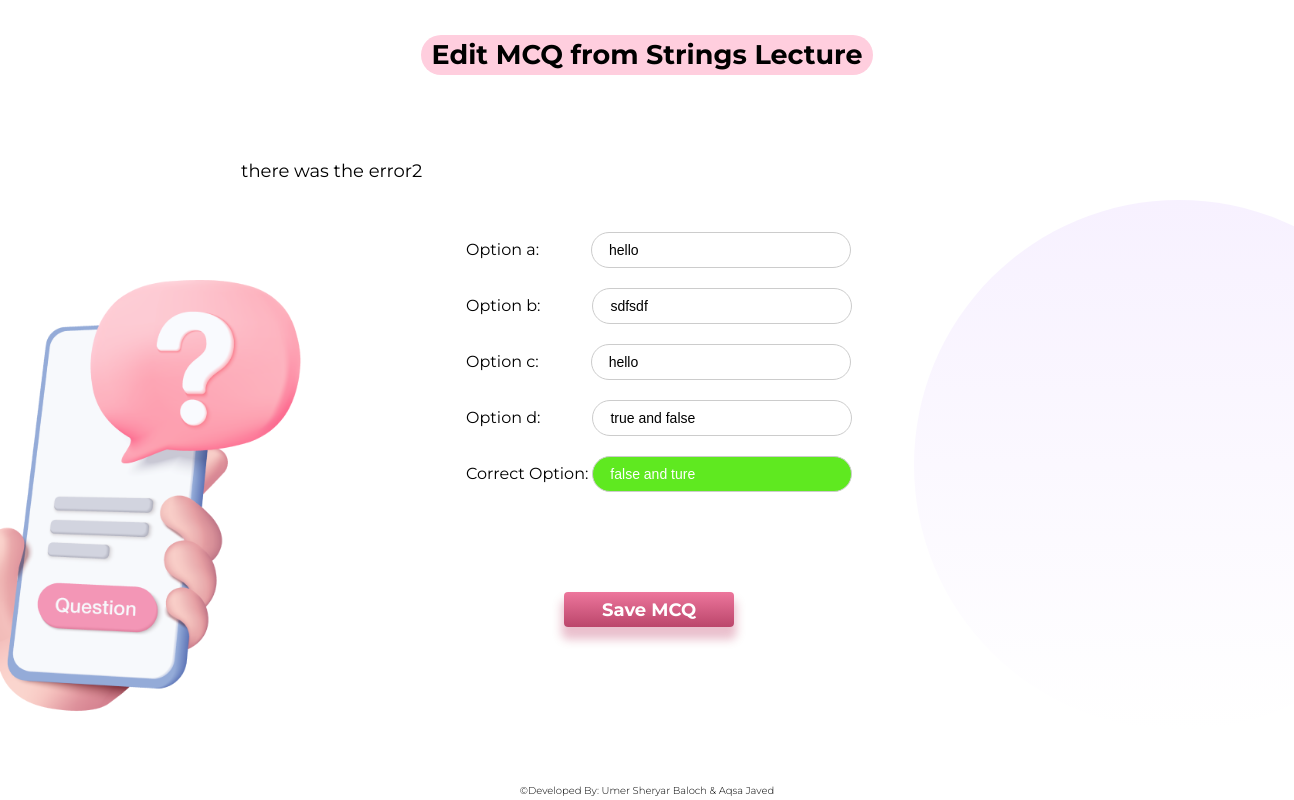
The page /edit_mcq/35/12/27/ (signed in) on the database its author committed.
### main/models.py (models this page shows, shortened)
class Lecture(models.Model):
    lecture_id = models.IntegerField(default=1)
    topic = models.CharField(max_length=255, null=True)
    date_delivered = models.DateField(null=True)
    teacher = models.ForeignKey(Teacher, on_delete=models.CASCADE)
    course = models.ForeignKey(Course, on_delete=models.CASCADE)
    class Meta:
        unique_together = ('lecture_id', 'course')

class Question(models.Model):
    s_no = models.IntegerField(default=1)
    question = models.TextField()
    option_1 = models.TextField()
    option_2 = models.TextField()
    option_3 = models.TextField()
    option_4 = models.TextField()
    correct_option = models.TextField()
    lecture = models.ForeignKey(Lecture, on_delete=models.CASCADE)
    teacher = models.ForeignKey(Teacher, on_delete=models.CASCADE)
    course = models.ForeignKey(Course, on_delete=models.CASCADE)
    class Meta:
        unique_together = ('s_no', 'lecture', 'course')

### main/views.py (the view)
# urls.py: path('edit_mcq/<int:course_id>/<int:lecture_id>/<int:question_id>/', views.edit_mcq, name='edit_mcq'),
@login_required(login_url='signin/')
def edit_mcq(request, course_id, lecture_id, question_id):
    lecture = get_object_or_404(Lecture, pk=lecture_id, course_id=course_id)
    mcq = get_object_or_404(Question, id=question_id, course_id=course_id, lecture_id=lecture_id)
    if request.method == 'POST':
        form = QuestionForm(request.POST, instance=mcq)
        if form.is_valid():
            form.save()
            return redirect('view_mcqs', course_id=course_id, lecture_id=lecture_id)
    else:
        form = QuestionForm(instance=mcq)
    return render(request, 'edit_mcqs.html', {'form': form, 'lecture':lecture})

### main/forms.py
class QuestionForm(forms.ModelForm):
    class Meta:
        model = Question
        fields = ['question', 'option_1', 'option_2', 'option_3', 'option_4', 'correct_option']
        widgets = {
            'question': forms.TextInput(attrs={'placeholder': 'Title of the question.....','id':'ques'}),
            'option_1': forms.TextInput(attrs={'placeholder': 'Option a','id':'1'}),
            'option_2': forms.TextInput(attrs={'placeholder': 'Option b','id':'2'}),
            'option_3': forms.TextInput(attrs={'placeholder': 'Option c','id':'3'}),
            'option_4': forms.TextInput(attrs={'placeholder': 'Option d','id':'4'}),
            'correct_option': forms.TextInput(attrs={'placeholder': 'Correct Option','id':'correct'}),
        }
        labels = {
            'option_1': 'Option a',
            'option_2': 'Option b',
            'option_3': 'Option c',
            'option_4': 'Option d',
            'correct_option': 'Correct Option',
        }

### main/templates/edit_mcqs.html (shortened to what this page needs)
<!DOCTYPE html>
<html lang="en">
<head>
    {% load static %}
    <link rel="stylesheet" href="{% static 'css/edit mcqs.css' %}">
</head>
<body>
    <div class="container">
        <div class="title">
            <h1>Edit MCQ from {{ lecture.topic }} Lecture</h1>
        </div>
        <div class="image">
            <img src="{% static 'resources/question mobile.png' %}" alt="">
        </div>
        <div class="gradient-right"></div>
        <div class="question">
            <form method="POST">
                <div class="options">
                    {{ form.as_p }}
                </div>
                <div class="buttons">
                    <input type="submit" value="Save MCQ">
                </div>
            </form>
        </div>
    </div>
    <footer>
        <p>©Developed By: Umer Sheryar Baloch & Aqsa Javed</p>
    </footer>
</body>
</html>

### main/static/css/edit mcqs.css (style rules this page uses)
* { padding: 0; margin: 0; box-sizing: border-box; }
body { height: 100vh; width: 100vw; overflow: hidden; }
.container { height: 98vh; width: 100vw; background-color: #fff; overflow: hidden; }
.title { height: 40px; width: fit-content; position: absolute; top: 35px; left: 20vw; right: 20vw; padding: 7px 0px; background: #FFCEDE; border-radius: 50px; margin: 0px auto; }
.title h1 { text-align: center; padding: 0px 10px; color: #000; font-size: 27px; font-family: 'Montserrat'; position: relative; top: -4px; }
.gradient-right { position: relative; float: right; width: 530px; height: 530px; top: 200px; left: 150px; border-radius: 50%; background: linear-gradient(180deg, #F7F1FF 0%, rgba(247, 241, 255, 0) 100%); z-index: 0; }
.image { position: relative; float: left; width: 530px; height: 530px; top: 140px; z-index: 0; }
.image img { position: relative; height: 85%; top: 140px; }
.question { position: absolute; top: 160px; height:300px; width: 600px; right: 0; left: 32vw; }
#ques { width: 800px; border: none; color: #000; font-size: 18px; font-family: 'Montserrat'; position: relative; top: -25px; left: -280px; padding: 7px; }
#ques::placeholder { font-size: 20px; text-align: center; }
.options { width: 400px; margin: 0 auto; text-align: left; }
.options input[type="text"] { position: relative; width: 65%; padding: 17px; border: 1px solid #ccc; box-sizing: border-box; margin-bottom: 20px; font-size: 14px; border-radius: 25px; height: 33px; }
.options #correct { background: #5fe920; color: #fff; left: -12%; }
.options #correct::placeholder { color: #fff; }
label { position: relative; font-family: 'Montserrat'; left: -12%; }
.buttons input[type="submit"] { position: relative; background: linear-gradient(#ED769C, #BB466B); color: white; font-family: 'Montserrat'; font-size: 18px; font-weight: bold; padding: 7px 10px; text-align: center; text-decoration: none; border-radius: 4px; border: none; cursor: pointer; left: -35%; width: 170px; height: 35px; margin-left: 60%; top: 80px; box-shadow: 0px 10px 10px 2.5px rgba(171,4,54,0.25); transition: transform 0.2s; }
footer { font-size: 10px; text-align: center; font-family: 'Montserrat', sans-serif; font-weight: 300; background-color: #fff; }

### rows shown on the page
Lecture: topic "Strings"
Question: question "there was the error2", option_1 "hello", option_2 "sdfsdf", option_3 "hello", option_4 "true and false", correct_option "false and ture"
